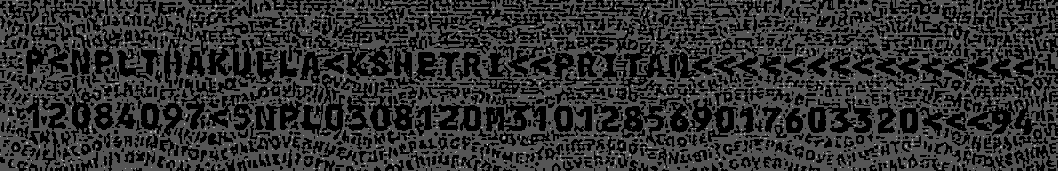
#> input picture passport/json/roi_0_original.jpg, 1058 x 171 px
$ python -i image_preprocess.py   (imports and definitions only)
#> lines starting #> are read from the running program, lines starting #| are printed output that depends on the picture; after the words box and inside, x2 and y2 are one past the last pixel; in counts of white or black regions, pixels touching at a corner belong together
#> in preprocess_image, image is the input picture: shape (171, 1058, 3); min 0, max 3, mean 0.57
import cv2
from PIL import Image
import numpy as np

def correct_rotation(image):
    gray = cv2.cvtColor(image, cv2.COLOR_BGR2GRAY)
    coords = np.column_stack(np.where(gray < 255))
#> coords = 180918 pairs, first value 0 to 170, second value 0 to 1057
    angle = 0
    if coords.size > 0:
        rect = cv2.minAreaRect(coords)
#> rect = ((85, 528.5), (1057, 170), -90)
        angle = rect[-1]
#> angle = -90
        if angle < -45:
            angle = -(90 + angle)
#> angle = 0
        else:
            angle = -angle
    (h, w) = image.shape[:2]
#> h = 171; w = 1058
    M = cv2.getRotationMatrix2D((w // 2, h // 2), angle, 1.0)
#> M = [[1, 0, 0], [0, 1, 0]]
    return cv2.warpAffine(image, M, (w, h), flags=cv2.INTER_CUBIC, borderMode=cv2.BORDER_REPLICATE)

def preprocess_image(image_path: str) -> Image.Image:
    image = cv2.imread(image_path)
    rotated = correct_rotation(image)
    gray = cv2.cvtColor(rotated, cv2.COLOR_BGR2GRAY)
    denoised = cv2.fastNlMeansDenoising(gray, h=30)
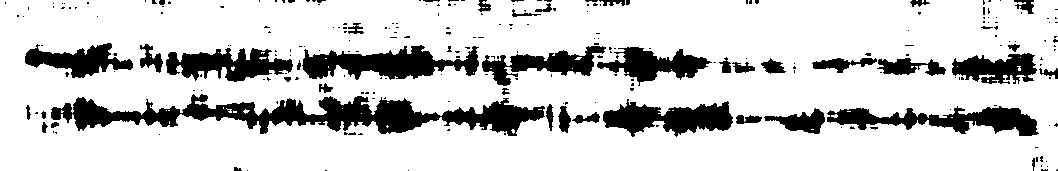
#> denoised: shape (171, 1058); values 0 (black) and 1 (white), 81.3% white; 248 black regions (204 under 20 px), largest, box (x1, y1, x2, y2) and area: (51, 94, 545, 136) 8759, (302, 45, 479, 80) 3422, (827, 106, 1039, 136) 3038
    _, thresh = cv2.threshold(denoised, 0, 255, cv2.THRESH_BINARY + cv2.THRESH_OTSU)
    h, w = thresh.shape
#> h = 171; w = 1058
    scale = 100
    if h < 500 or w < 500:
        scale = 200
    elif h > 2000 or w > 2000:
        scale = 50
    resized = cv2.resize(thresh, (int(w * scale / 100), int(h * scale / 100)), interpolation=cv2.INTER_AREA)
#> resized: shape (342, 2116); 81.3% white; 248 black regions (127 under 20 px), largest, box (x1, y1, x2, y2) and area: (102, 188, 1090, 272) 35036, (604, 90, 958, 160) 13688, (1654, 212, 2078, 272) 12152
    return Image.fromarray(resized)

>>> result = preprocess_image('../../passport/json/roi_0_original.jpg')
